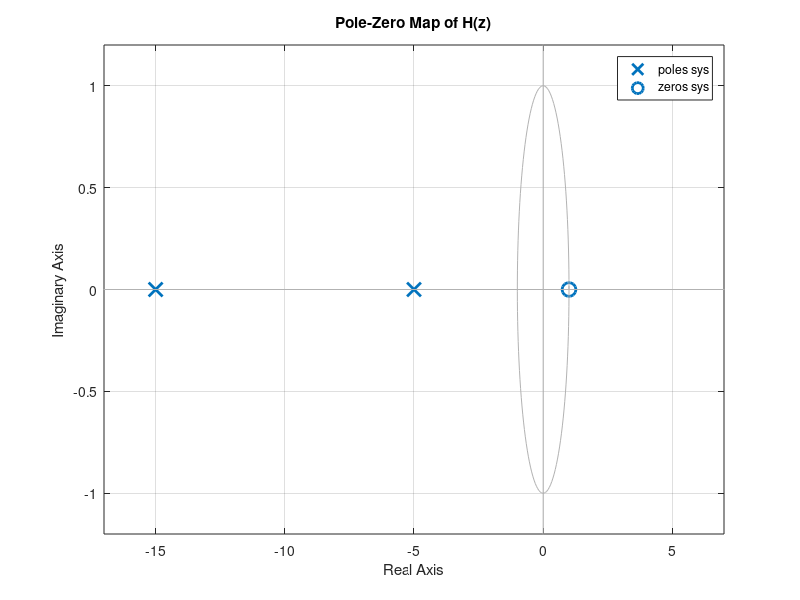
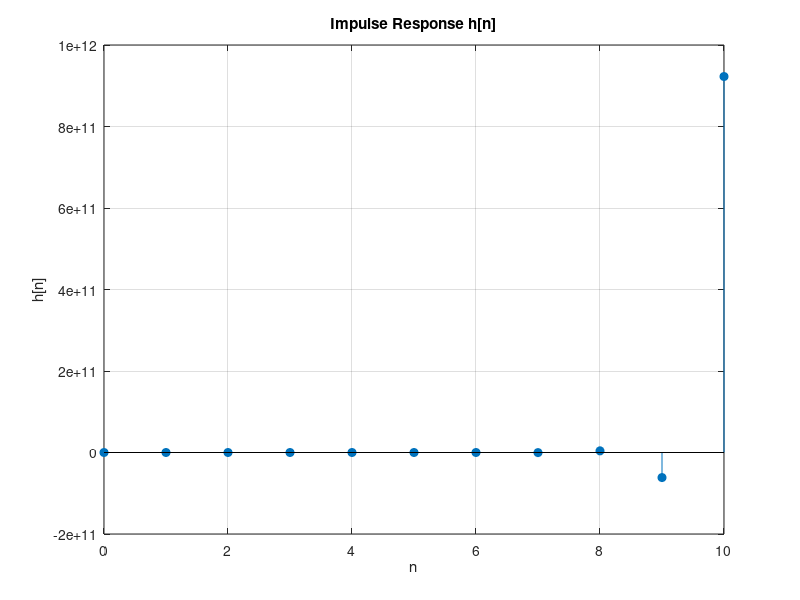
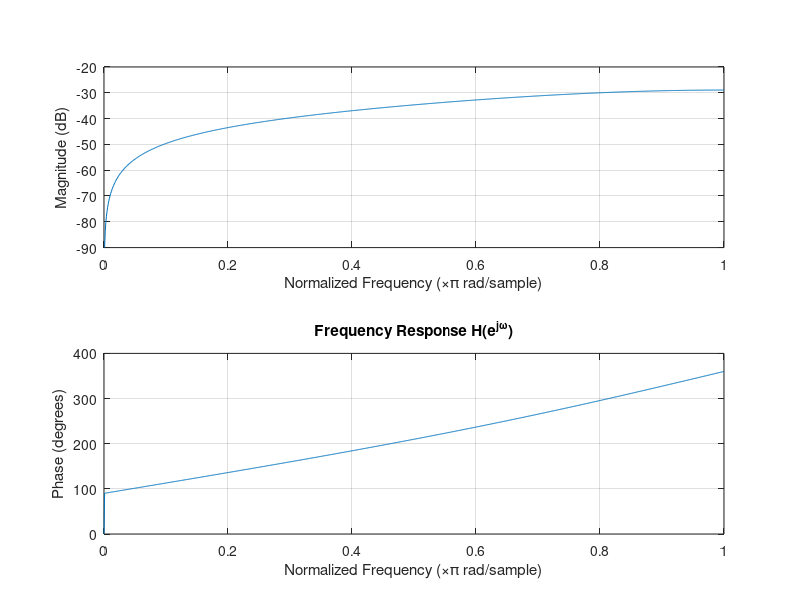

Write the MATLAB code that produced these figures, in order.
clear; close all; clc;

%% Paths
scriptPath = fileparts(mfilename('fullpath'));
basePath = fullfile(scriptPath,'..');
figPath = fullfile(basePath,'figures');

if ~exist(figPath,'dir')
    mkdir(figPath);
end

%% Transfer function H(z)

b = [1 -1];
a = [1 20 75];

%% a) Pole-zero map
sys = tf(b,a,1);

fig1 = figure;
pzmap(sys);
title('Pole-Zero Map of H(z)');
grid on;

exportgraphics(fig1, fullfile(figPath,'pzmap_2.png'), 'Resolution', 300);

%% Stability check
p = roots(a);
disp('Poles:');
disp(p);

%% b) Impulse response
n = 0:10;
h = impz(b,a,length(n));

fig2 = figure;
stem(n,h,'filled');
title('Impulse Response h[n]');
xlabel('n'); ylabel('h[n]');
grid on;

exportgraphics(fig2, fullfile(figPath,'impulse_2.png'), 'Resolution', 300);

%% c) Frequency response
fig3 = figure;
freqz(b,a,1024);
title('Frequency Response H(e^{j\omega})');

exportgraphics(fig3, fullfile(figPath,'freq_2.png'), 'Resolution', 300);

%% Stability decision
if all(abs(p) < 1)
    disp('System is STABLE');
else
    disp('System is UNSTABLE');
end
